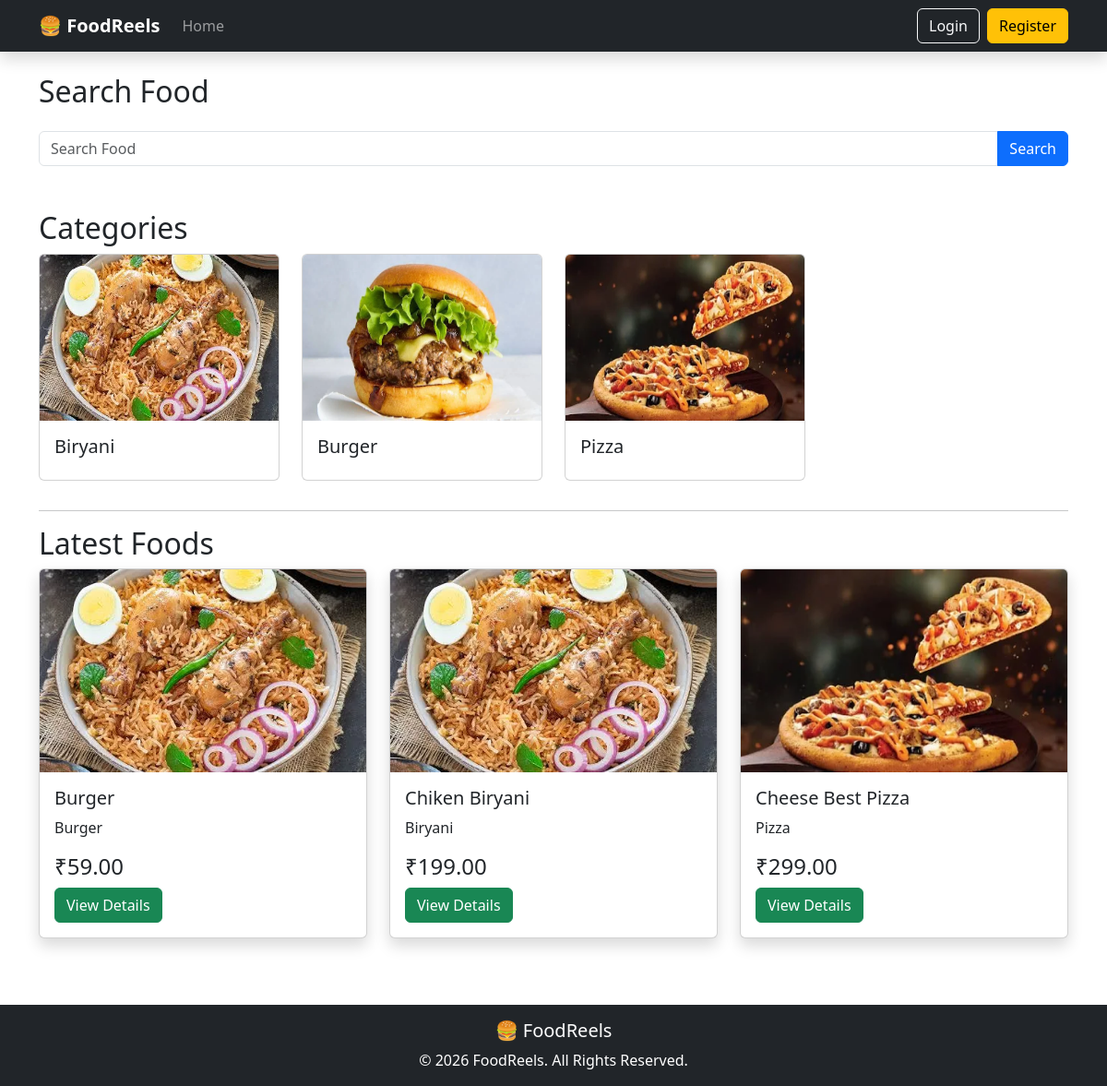
The app's page /, older data.
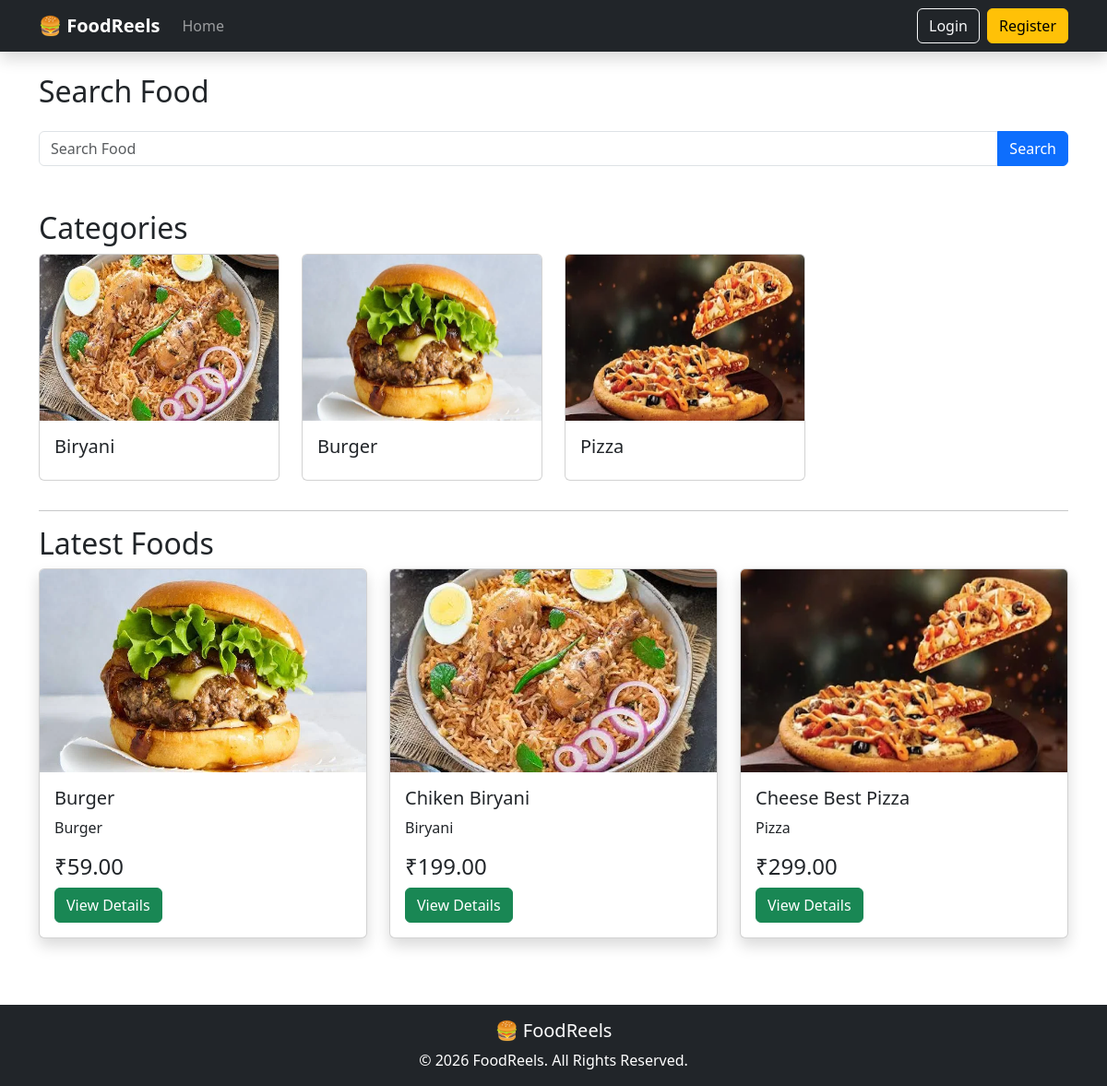
The same page, newer data.
### foods/models.py (models this page shows, shortened)
class FoodItem(models.Model):
    vendor = models.ForeignKey(
        Vendor,
        on_delete=models.CASCADE,
        related_name='foods'
    )
    category = models.ForeignKey(
        Category,
        on_delete=models.CASCADE
    )
    name = models.CharField(max_length=200)
    description = models.TextField()
    price = models.DecimalField(
        max_digits=8,
        decimal_places=2
    )
    image = models.ImageField(
        upload_to="foods/"
    )
    is_available = models.BooleanField(default=True)
    created_at = models.DateTimeField(auto_now_add=True)
    updated_at = models.DateTimeField(auto_now=True)

class Category(models.Model):
    name = models.CharField(max_length=100, unique=True)
    slug = models.SlugField(unique=True)
    image = models.ImageField(
        upload_to="categories/",
        blank=True,
        null=True
    )
    created_at = models.DateTimeField(auto_now_add=True)
    class Meta:
        ordering = ['name']
    def __str__(self):
        return self.name

### foods/views.py (the view)
# urls.py: 2. Add a URL to urlpatterns:  path('', views.home, name='home')
def home(request):
    categories = Category.objects.all()
    foods = FoodItem.objects.filter(
        is_available=True
    ).order_by("-created_at")
    context = {
        "categories": categories,
        "foods": foods,
    }
    return render(
        request,
        "foods/home.html",
        context
    )

### templates/foods/home.html
{% extends "base.html" %}
{% block content %}
<h2 class="mb-4">
Search Food
</h2>
<form>
<div class="input-group mb-5">
<input
type="text"
class="form-control"
placeholder="Search Food">
<button
class="btn btn-primary">
Search
</button>
</div>
</form>
<h2>
Categories
</h2>
<div class="row">
{% for category in categories %}
<div class="col-md-3 mb-3">
<div class="card">
<img
src="{{ category.image.url }}"
height="180"
class="card-img-top">
<div class="card-body">
<h5>
{{ category.name }}
</h5>
</div>
</div>
</div>
{% endfor %}
</div>
<hr>
<h2>
Latest Foods
</h2>
<div class="row">
{% for food in foods %}
<div class="col-md-4">
<div class="card mb-4 shadow">
<img
src="{{ food.image.url }}"
height="220"
class="card-img-top">
<div class="card-body">
<h5>
{{ food.name }}
</h5>
<p>
{{ food.category }}
</p>
<h4>
₹{{ food.price }}
</h4>
<a href="{% url 'food-detail' food.id %}" class="btn btn-success"> View Details </a>
</div>
</div>
</div>
{% endfor %}
</div>
{% endblock %}

Row changes from the older to the newer data that the page shows:
changed FoodItem "Burger": image: a different picture
